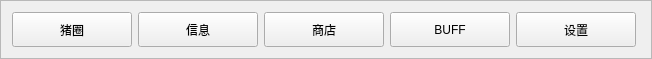
   <widget class="QFrame" name="TopMenuList">
    <property name="geometry">
     <rect>
      <x>40</x>
      <y>20</y>
      <width>652</width>
      <height>59</height>
     </rect>
    </property>
    <property name="frameShape">
     <enum>QFrame::StyledPanel</enum>
    </property>
    <property name="frameShadow">
     <enum>QFrame::Raised</enum>
    </property>
    <layout class="QHBoxLayout" name="horizontalLayout">
     <item>
      <widget class="QPushButton" name="btnstyshow">
       <property name="minimumSize">
        <size>
         <width>120</width>
         <height>35</height>
        </size>
       </property>
       <property name="maximumSize">
        <size>
         <width>120</width>
         <height>35</height>
        </size>
       </property>
       <property name="text">
        <string>猪圈</string>
       </property>
      </widget>
     </item>
     <item>
      <widget class="QPushButton" name="btndata">
       <property name="minimumSize">
        <size>
         <width>120</width>
         <height>35</height>
        </size>
       </property>
       <property name="maximumSize">
        <size>
         <width>120</width>
         <height>35</height>
        </size>
       </property>
       <property name="text">
        <string>信息</string>
       </property>
      </widget>
     </item>
     <item>
      <widget class="QPushButton" name="btnshop">
       <property name="minimumSize">
        <size>
         <width>120</width>
         <height>35</height>
        </size>
       </property>
       <property name="maximumSize">
        <size>
         <width>120</width>
         <height>35</height>
        </size>
       </property>
       <property name="text">
        <string>商店</string>
       </property>
      </widget>
     </item>
     <item>
      <widget class="QPushButton" name="btnbuff">
       <property name="minimumSize">
        <size>
         <width>120</width>
         <height>35</height>
        </size>
       </property>
       <property name="maximumSize">
        <size>
         <width>120</width>
         <height>35</height>
        </size>
       </property>
       <property name="text">
        <string>BUFF</string>
       </property>
      </widget>
     </item>
     <item>
      <widget class="QPushButton" name="btnset">
       <property name="minimumSize">
        <size>
         <width>120</width>
         <height>35</height>
        </size>
       </property>
       <property name="maximumSize">
        <size>
         <width>120</width>
         <height>35</height>
        </size>
       </property>
       <property name="text">
        <string>设置</string>
       </property>
      </widget>
     </item>
    </layout>
   </widget>
